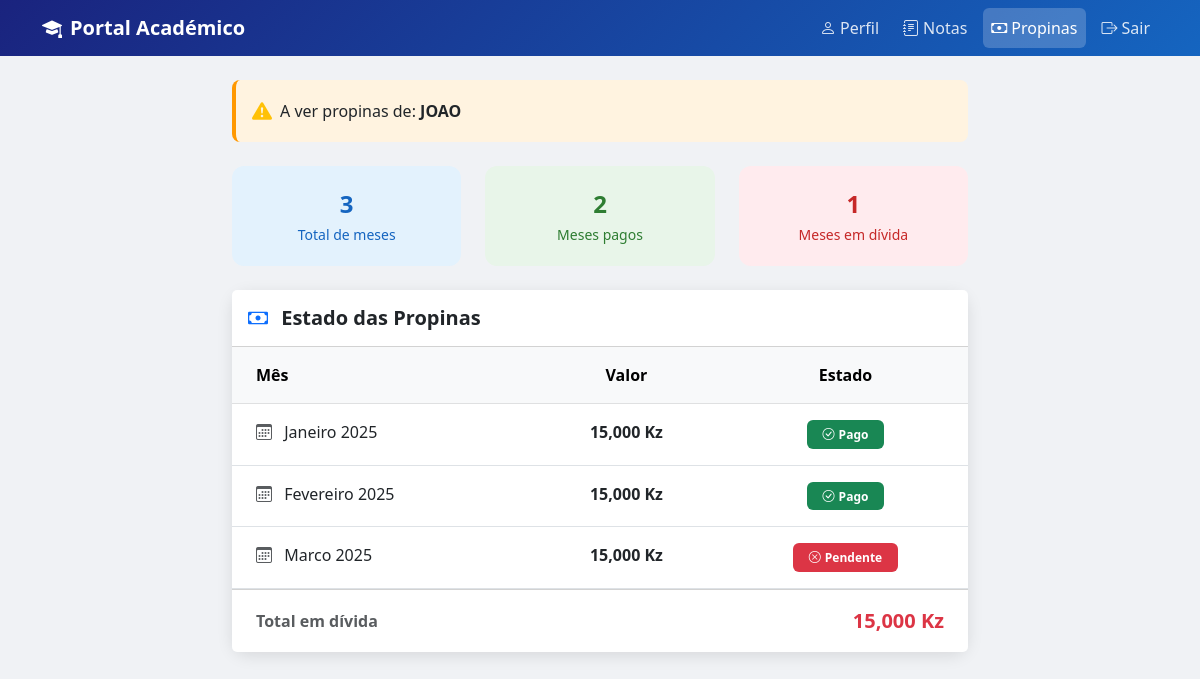
The page /propinas (signed in) on the database its author committed.
### tables this page shows
CREATE TABLE alunos (
            id INTEGER PRIMARY KEY AUTOINCREMENT,
            nome TEXT NOT NULL,
            email TEXT NOT NULL,
            senha TEXT NOT NULL,
            curso TEXT NOT NULL,
            ano INTEGER NOT NULL
        );

CREATE TABLE propinas (
            id INTEGER PRIMARY KEY AUTOINCREMENT,
            aluno_id INTEGER NOT NULL,
            mes TEXT NOT NULL,
            valor REAL NOT NULL,
            pago INTEGER NOT NULL
        );

### app.py (the view)
@app.route('/propinas')
def propinas():
    if 'aluno_id' not in session:
        return redirect(url_for('login'))
    aluno_id = request.args.get('aluno_id', session['aluno_id'])
    conn = get_db()
    cursor = conn.cursor()
    cursor.execute("SELECT * FROM propinas WHERE aluno_id = ?", (aluno_id,))
    propinas = cursor.fetchall()
    cursor.execute("SELECT nome FROM alunos WHERE id = ?", (aluno_id,))
    aluno = cursor.fetchone()
    conn.close()
    return render_template('propinas.html', propinas=propinas, aluno=aluno)

### app.py (called while the page is built)
@app.after_request
def adicionar_headers(response):
    response.headers['X-Frame-Options'] = 'DENY'
    response.headers['X-Content-Type-Options'] = 'nosniff'
    response.headers['Content-Security-Policy'] = "default-src 'self' https://cdn.jsdelivr.net https://cdnjs.cloudflare.com; style-src 'self' 'unsafe-inline' https://cdn.jsdelivr.net; script-src 'self' 'unsafe-inline' https://cdn.jsdelivr.net; font-src 'self' https://cdn.jsdelivr.net"
    return response

def get_db():
    conn = sqlite3.connect('portal.db')
    conn.row_factory = sqlite3.Row
    return conn

### templates/propinas.html (shortened to what this page needs)
<!DOCTYPE html>
<html lang="pt">
<head>
    <link href="https://cdn.jsdelivr.net/npm/bootstrap@5.3.0/dist/css/bootstrap.min.css" rel="stylesheet">
    <link href="https://cdn.jsdelivr.net/npm/bootstrap-icons@1.10.5/font/bootstrap-icons.css" rel="stylesheet">
</head>
<body>
    <nav class="navbar navbar-expand-lg navbar-dark mb-4">
        <div class="container">
            <a class="navbar-brand fw-bold" href="#">
                <i class="bi bi-mortarboard-fill me-2"></i>Portal Académico
            </a>
            <div class="navbar-nav ms-auto d-flex flex-row gap-2">
                <a class="nav-link nav-link-custom" href="/perfil">
                    <i class="bi bi-person me-1"></i>Perfil
                </a>
                <a class="nav-link nav-link-custom" href="/notas">
                    <i class="bi bi-journal-text me-1"></i>Notas
                </a>
                <a class="nav-link nav-link-custom active" href="/propinas">
                    <i class="bi bi-cash me-1"></i>Propinas
                </a>
                <a class="nav-link nav-link-custom" href="/logout">
                    <i class="bi bi-box-arrow-right me-1"></i>Sair
                </a>
            </div>
        </div>
    </nav>
    <div class="container">
        <div class="row justify-content-center">
            <div class="col-md-8">
                {% if aluno and aluno['nome'] %}
                <div class="aluno-alerta p-3 mb-4 d-flex align-items-center">
                    <i class="bi bi-exclamation-triangle-fill text-warning me-2 fs-5"></i>
                    <span>A ver propinas de: <strong>{{ aluno['nome'] | upper }}</strong></span>
                </div>
                {% endif %}
                {% if propinas %}
                <div class="row mb-4">
                    <div class="col-4">
                        <div class="resumo-card resumo-total">
                            <div class="fs-4 fw-bold">
                                {{ propinas | length }}
                            </div>
                            <small>Total de meses</small>
                        </div>
                    </div>
                    <div class="col-4">
                        <div class="resumo-card resumo-pago">
                            <div class="fs-4 fw-bold">
                                {{ propinas | selectattr('pago', 'equalto', 1) | list | length }}
                            </div>
                            <small>Meses pagos</small>
                        </div>
                    </div>
                    <div class="col-4">
                        <div class="resumo-card resumo-pendente">
                            <div class="fs-4 fw-bold">
                                {{ propinas | selectattr('pago', 'equalto', 0) | list | length }}
                            </div>
                            <small>Meses em dívida</small>
                        </div>
                    </div>
                </div>
                {% endif %}
                <div class="card mb-4">
                    <div class="card-header bg-white py-3">
                        <h5 class="fw-bold mb-0">
                            <i class="bi bi-cash text-primary me-2"></i>
                            Estado das Propinas
                        </h5>
                    </div>
                    <div class="card-body p-0">
                        {% if propinas %}
                        <table class="table table-hover mb-0">
                            <thead class="table-light">
                                <tr>
                                    <th class="px-4 py-3">Mês</th>
                                    <th class="px-4 py-3 text-center">Valor</th>
                                    <th class="px-4 py-3 text-center">Estado</th>
                                </tr>
                            </thead>
                            <tbody>
                                {% for propina in propinas %}
                                <tr>
                                    <td class="px-4 py-3">
                                        <i class="bi bi-calendar3 text-muted me-2"></i>
                                        {{ propina['mes'] }}
                                    </td>
                                    <td class="px-4 py-3 text-center fw-semibold">
                                        {{ "{:,.0f}".format(propina['valor']) }} Kz
                                    </td>
                                    <td class="px-4 py-3 text-center">
                                        {% if propina['pago'] == 1 %}
                                        <span class="badge bg-success px-3 py-2">
                                            <i class="bi bi-check-circle me-1"></i>Pago
                                        </span>
                                        {% else %}
                                        <span class="badge bg-danger px-3 py-2">
                                            <i class="bi bi-x-circle me-1"></i>Pendente
                                        </span>
                                        {% endif %}
                                    </td>
                                </tr>
                                {% endfor %}
                            </tbody>
                        </table>
                        {% else %}
                        <div class="text-center py-5 text-muted">
                            <i class="bi bi-cash-stack fs-1 mb-3 d-block"></i>
                            Nenhuma propina registada.
                        </div>
                        {% endif %}
                    </div>
                    {% if propinas %}
                    <div class="card-footer bg-white py-3 px-4">
                        <div class="d-flex justify-content-between align-items-center">
                            <span class="text-muted fw-semibold">Total em dívida</span>
                            <span class="fw-bold text-danger fs-5">
                                {% set divida = propinas | selectattr('pago', 'equalto', 0) | sum(attribute='valor') %}
                                {{ "{:,.0f}".format(divida) }} Kz
                            </span>
                        </div>
                    </div>
                    {% endif %}
                </div>
            </div>
        </div>
    </div>
</body>
</html>

### templates/propinas.html (style rules this page uses)
body { background-color: #f0f2f5; }
.navbar { background: linear-gradient(135deg, #1a237e, #1565c0); }
.card { border: none; border-radius: 16px; box-shadow: 0 4px 16px rgba(0,0,0,0.1); }
.nav-link-custom { color: rgba(255,255,255,0.85) !important; font-weight: 500; }
.nav-link-custom.active { color: white !important; background-color: rgba(255,255,255,0.2); border-radius: 6px; }
.aluno-alerta { background-color: #fff3e0; border-left: 4px solid #ff9800; border-radius: 8px; }
.resumo-card { border-radius: 12px; padding: 20px; text-align: center; }
.resumo-pago { background-color: #e8f5e9; color: #2e7d32; }
.resumo-pendente { background-color: #ffebee; color: #c62828; }
.resumo-total { background-color: #e3f2fd; color: #1565c0; }

### rows shown on the page
alunos: nome "JOAO"
propinas: mes "Janeiro 2025", valor "15,000", pago 1 (drawn)
propinas: mes "Fevereiro 2025", valor "15,000", pago 1 (drawn)
propinas: mes "Marco 2025", valor "15,000", pago 0 (drawn)

### other values the page prints
{{ propinas | length }} "3"
{{ propinas | selectattr('pago', 'equalto', 1) | list | length }} "2"
{{ propinas | selectattr('pago', 'equalto', 0) | list | length }} "1"
{{ "{:,.0f}".format(divida) }} "15,000"
